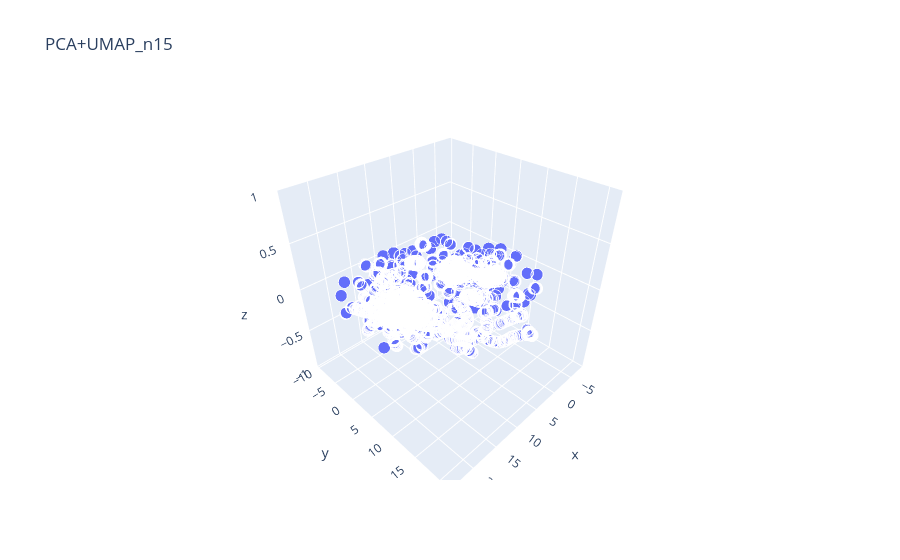

Notebook cell for this chart:
### Code cell
neigh = 15
umap = up.UMAP(n_components=2, n_neighbors=neigh)
X_embedded_pca_umap = umap.fit_transform(X_embedded_pca)
plot_3D(X_embedded_pca_umap, title=f"PCA+UMAP_n{neigh}")

### Figure 1 — Plotly figure (JSON) as saved in the notebook; plotly's stock layout.template omitted (floating-point values rounded to 4 significant figures; data arrays with more than 128 entries replaced by an {"elided": "..."} marker saying what was removed)
{"data": [{"hovertemplate": "x=%{x}<br>y=%{y}<br>z=%{z}<br>size=%{marker.size}<extra></extra>", "legendgroup": "", "marker": {"color": "#636efa", "size": {"elided": "21000 int values"}, "sizemode": "area", "sizeref": 0.005, "symbol": "circle"}, "mode": "markers", "name": "", "scene": "scene", "showlegend": false, "type": "scatter3d", "x": {"elided": "21000 float values"}, "y": {"elided": "21000 float values"}, "z": {"elided": "21000 float values"}}], "layout": {"legend": {"itemsizing": "constant", "tracegroupgap": 0}, "scene": {"domain": {"x": [0, 1], "y": [0, 1]}, "xaxis": {"title": {"text": "x"}}, "yaxis": {"title": {"text": "y"}}, "zaxis": {"title": {"text": "z"}}}, "title": {"text": "PCA+UMAP_n15"}}}
